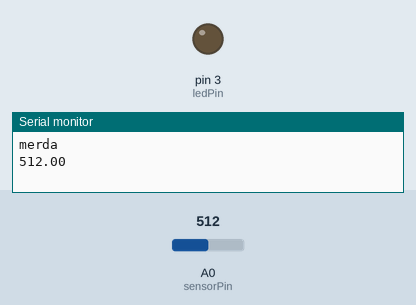
Recording of a sketch running on a simulated Arduino Uno, built with avr-gcc and run on an emulated ATmega328P. Shown: output pins drawn as LEDs (lit = HIGH), the last lines printed to the serial monitor. Inputs (shaded band) come from the test bench; at power-on: A0 (sensorPin) = 512.

Above: at 0.1 s.
At 39.1 s:
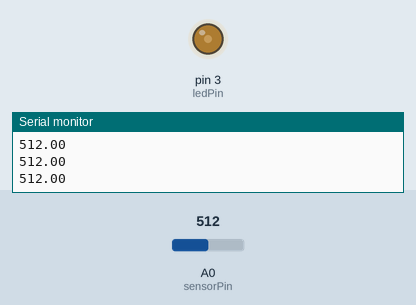
Timing chart, 0 to 40.0 s (numbered marks = the images above):
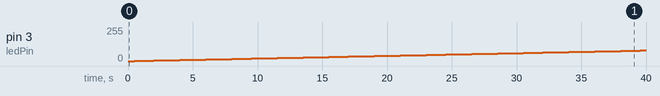

The sketch:

session3.ino
```cpp
/**************************************************************************
*
*                 Distributed Real-time Control Systems
*
*     Project:
*        - Real-Time Cooperative Decentralized Control of a Smart
* Office Illumination System
*
*     Authors:
*       - Pedro Gonçalo Mendes, 81046, pedrogoncalomendes@tecnico.ulisboa.pt
*       - Miguel Matos Malaca, 81702, miguelmmalaca@tecnico.ulisboa.pt
*
*                      1st semestre, 2018/19
*                   Instítuto Superior Técnico
*
*
**************************************************************************/


/**************************************************************************
*
*     Define Global variables
*
**************************************************************************/
const int ledPin= 3; // LED connected to digital pin 6 (PWM)
const int switchPin= 2; // LED connected to digital pin 2 (Switch state)
const int sensorPin= 0; // connect sensor to analog input 0

// the next two lines set the min and max delay between blinks
const int minDuration= 100; // minimumwaitbetweenblinks
const int maxDuration= 1000; // maximum wait between blinks
bool toggle = LOW; //initial state of LED - turn off (toggle is LOW (0))
int ct = 0;

unsigned long t_init;

const byte mask= B11111000;
// mask bits that are not prescale
int prescale = 1;
//fastest possible

/**************************************************************************
*
*     Function: setup()
*
*     Arguments: No arguments
*     Return value: No return value
*
*     Description:
*
**************************************************************************/
void setup()
{
  pinMode(ledPin, OUTPUT); // enable output on the led pin
  pinMode(switchPin, INPUT_PULLUP);
  Serial.begin(9600); // initializeSerial
  TCCR1B = (TCCR1B & mask) | prescale;
  Serial.println("merda");
}


/**************************************************************************
*
*     Function: verify_toggle()
*
*     Arguments: No arguments
*     Return value: No return value
*
*     Description:
*
**************************************************************************/
void verify_toggle()
{
   boolean aux1 = debounce_toggle();

   if (aux1 == 0 && ct == 0){
    toggle = !toggle;
    ct++;
   } else if (aux1 == 1) {
    ct = 0;
   }
}


/**************************************************************************
*
*     Function: debounce_toggle()
*
*     Arguments: No arguments
*     Return value: state of the toggle
*
*     Description:
*
**************************************************************************/
boolean  debounce_toggle()
{
    int debounceDelay = 100;

    boolean previousState;
    boolean state;

    // store switch state
    previousState= digitalRead(switchPin);

    for(int counter=0; counter < debounceDelay; counter++) {
      // wait for 1 millisecond
      delay(1);

      // read the pin
      state = digitalRead(switchPin);

      if( state!= previousState){
        // reset the counter if the state changes
        counter = 0;
        // and save the current state
        previousState = state;
      }
    }

    return state;

}


/**************************************************************************
*
*     Function: read_lux()
*
*     Arguments: No arguments
*     Return value: state of the toggle
*
*     Description:
*
**************************************************************************/
double read_lux(int rate)
{
  int R1 = 10000;
  float V_r, R_ldr;
  double i_lux;

  //Calibration of LDR
  float m = -0.3659;
  float b = 4.308;


  V_r = rate/205.205;
  R_ldr = (5.0-V_r)*(R1/V_r);
  i_lux = pow(10.0, ((log10(R_ldr)-b)/m ));
  // Serial.println("\n lux:");
  //Serial.println(V_r);
  // Serial.println(R_ldr);
  //Serial.println(i_lux);

  return i_lux;

}


/**************************************************************************
*
*     Function: change_led()
*
*     Arguments: No arguments
*     Return value: state of the toggle
*
*     Description:
*
**************************************************************************/
void change_led()
{
  double i_lux;
  int rate;
  double v_rate;
  int i;
  unsigned long t[1000];


  //test1
  //analogWrite(ledPin, 127); //duty cycle 50%
  //analogWrite(ledPin, 255); //escalao
/*
        //20
   for (i=0; i<100; i++){
      analogWrite(ledPin, 20); //steps
      rate = analogRead(sensorPin);
      t[i] = micros()- t_init;
      v_rate[i] = rate/205.205;
      Serial.println( v_rate[i]);
      Serial.println( t[i]);
   }
   analogWrite(ledPin, 0);
  delay(1000);

      //40
   for (i=100; i<200; i++){
      analogWrite(ledPin, 40); //steps
      rate = analogRead(sensorPin);
      t[i] = micros()- t_init;
      v_rate[i] = rate/205.205;
      Serial.println( v_rate[i]);
      Serial.println( t[i]);
   }
  analogWrite(ledPin, 0);
  delay(1000);

      //50
   for (i=200; i<300; i++){
      analogWrite(ledPin, 50); //steps
      rate = analogRead(sensorPin);
      t[i] = micros()- t_init;
      v_rate[i] = rate/205.205;
      Serial.println( v_rate[i]);
      Serial.println( t[i]);
   }
  analogWrite(ledPin, 0);
  delay(1000);

         //60
   for (i=300; i<400; i++){
      analogWrite(ledPin, 60); //steps
      rate = analogRead(sensorPin);
      t[i] = micros()- t_init;
      v_rate[i] = rate/205.205;
      Serial.println( v_rate[i]);
      Serial.println( t[i]);
   }
   analogWrite(ledPin, 0);
    delay(1000);
         //80
   for (i=400; i<500; i++){
      analogWrite(ledPin, 80); //steps
      rate = analogRead(sensorPin);
      t[i] = micros()- t_init;
      v_rate[i] = rate/205.205;
      Serial.println( v_rate[i]);
      Serial.println( t[i]);
   }
   analogWrite(ledPin, 0);
  delay(1000);

   //100
   for (i=500; i<600; i++){
      analogWrite(ledPin, 100); //steps
      rate = analogRead(sensorPin);
      t[i] = micros()- t_init;
      v_rate[i] = rate/205.205;
      Serial.println( v_rate[i]);
      Serial.println( t[i]);
   }
analogWrite(ledPin, 0);
  delay(1000);

        //120
   for (i=600; i<700; i++){
      analogWrite(ledPin, 120); //steps
      rate = analogRead(sensorPin);
      t[i] = micros()- t_init;
      v_rate[i] = rate/205.205;
      Serial.println( v_rate[i]);
      Serial.println( t[i]);
   }
   analogWrite(ledPin, 0);
  delay(1000);

   //140
   for (i=700; i<800; i++){
      analogWrite(ledPin, 140); //steps
      rate = analogRead(sensorPin);
      t[i] = micros()- t_init;
      v_rate[i] = rate/205.205;
      Serial.println( v_rate[i]);
      Serial.println( t[i]);
   }
   analogWrite(ledPin, 0);
  delay(1000);

   //150
   for (i=800; i<900; i++){
      analogWrite(ledPin, 150); //steps
      rate = analogRead(sensorPin);
      t[i] = micros()- t_init;
      v_rate[i] = rate/205.205;
      Serial.println( v_rate[i]);
      Serial.println( t[i]);
   }
   analogWrite(ledPin, 0);
  delay(1000);

   //160
   for (i=900; i<1000; i++){
      analogWrite(ledPin, 160); //steps
      rate = analogRead(sensorPin);
      t[i] = micros()- t_init;
      v_rate[i] = rate/205.205;
      Serial.println( v_rate[i]);
      Serial.println( t[i]);
   }
analogWrite(ledPin, 0);
  delay(1000);

    //180
   for (i=1000; i<1100; i++){
      analogWrite(ledPin, 180); //steps
      rate = analogRead(sensorPin);
      t[i] = micros()- t_init;
      v_rate[i] = rate/205.205;
      Serial.println( v_rate[i]);
      Serial.println( t[i]);
   }
   analogWrite(ledPin, 0);
  delay(1000);

   //200
   for (i=1100; i<1200; i++){
      analogWrite(ledPin, 200); //steps
      rate = analogRead(sensorPin);
      t[i] = micros()- t_init;
      v_rate[i] = rate/205.205;
      Serial.println( v_rate[i]);
      Serial.println( t[i]);
   }
   analogWrite(ledPin, 0);
  delay(1000);

   //225
   for (i=1200; i<1300; i++){
      analogWrite(ledPin, 225); //steps
      rate = analogRead(sensorPin);
      t[i] = micros()- t_init;
      v_rate[i] = rate/205.205;
      Serial.println( v_rate[i]);
      Serial.println( t[i]);
   }
analogWrite(ledPin, 0);
  delay(1000);
 //255
   for (i=1300; i<1400; i++){
      analogWrite(ledPin, 255); //steps
      rate = analogRead(sensorPin);
      t[i] = micros()- t_init;
      v_rate[i] = rate/205.205;
      Serial.println( v_rate[i]);
      Serial.println( t[i]);
   }


      //225
   for (i=750; i<800; i++){
      analogWrite(ledPin, 225); //steps
      rate = analogRead(sensorPin);
      t[i] = micros()- t_init;
      v_rate[i] = rate/205.205;
      Serial.println( v_rate[i]);
      Serial.println( t[i]);
   }

   //200
   for (i=800; i<850; i++){
      analogWrite(ledPin, 200); //steps
      rate = analogRead(sensorPin);
      t[i] = micros()- t_init;
      v_rate[i] = rate/205.205;
      Serial.println( v_rate[i]);
      Serial.println( t[i]);
   }

    //175
   for (i=850; i<900; i++){
      analogWrite(ledPin, 175); //steps
      rate = analogRead(sensorPin);
      t[i] = micros()- t_init;
      v_rate[i] = rate/205.205;
      Serial.println( v_rate[i]);
      Serial.println( t[i]);
   }

   //150
    for (i=900; i<950; i++){
      analogWrite(ledPin, 150); //steps
      rate = analogRead(sensorPin);
      t[i] = micros()- t_init;
      v_rate[i] = rate/205.205;
      Serial.println( v_rate[i]);
      Serial.println( t[i]);
    }


        //125
   for (i=950; i<1000; i++){
      analogWrite(ledPin, 125); //steps
      rate = analogRead(sensorPin);
      t[i] = micros()- t_init;
      v_rate[i] = rate/205.205;
      Serial.println( v_rate[i]);
      Serial.println( t[i]);
   }

   //100
   for (i=1000; i<1050; i++){
      analogWrite(ledPin, 100); //steps
      rate = analogRead(sensorPin);
      t[i] = micros()- t_init;
      v_rate[i] = rate/205.205;
      Serial.println( v_rate[i]);
      Serial.println( t[i]);
   }
         //75
   for (i=1050; i<1100; i++){
      analogWrite(ledPin, 75); //steps
      rate = analogRead(sensorPin);
      t[i] = micros()- t_init;
      v_rate[i] = rate/205.205;
      Serial.println( v_rate[i]);
      Serial.println( t[i]);
   }


   //50
   for (i=1100; i<1150; i++){
      analogWrite(ledPin, 50); //steps
      rate = analogRead(sensorPin);
      t[i] = micros()- t_init;
      v_rate[i] = rate/205.205;
      Serial.println( v_rate[i]);
      Serial.println( t[i]);
   }

        //25
   for (i=1150; i<1200; i++){
      analogWrite(ledPin, 25); //steps
      rate = analogRead(sensorPin);
      t[i] = micros()- t_init;
      v_rate[i] = rate/205.205;
      Serial.println( v_rate[i]);
      Serial.println( t[i]);
   }


  */


 /*  //255
   for (i=0; i<100; i++){
      analogWrite(ledPin, 255); //steps
      rate = analogRead(sensorPin);
      t[i] = micros()- t_init;
      v_rate[i] = rate/205.205;
      Serial.println( v_rate[i]);
      Serial.println( t[i]);
   }
   analogWrite(ledPin, 255);
  delay(1000);

      //225
   for (i=100; i<200; i++){
      analogWrite(ledPin, 225); //steps
      rate = analogRead(sensorPin);
      t[i] = micros()- t_init;
      v_rate[i] = rate/205.205;
      Serial.println( v_rate[i]);
      Serial.println( t[i]);
   }
          analogWrite(ledPin, 255);
  delay(1000);

   //200
   for (i=200; i<300; i++){
      analogWrite(ledPin, 200); //steps
      rate = analogRead(sensorPin);
      t[i] = micros()- t_init;
      v_rate[i] = rate/205.205;
      Serial.println( v_rate[i]);
      Serial.println( t[i]);
   }
   analogWrite(ledPin, 255);
  delay(1000);

    //175
   for (i=300; i<400; i++){
      analogWrite(ledPin, 175); //steps
      rate = analogRead(sensorPin);
      t[i] = micros()- t_init;
      v_rate[i] = rate/205.205;
      Serial.println( v_rate[i]);
      Serial.println( t[i]);
   }
   analogWrite(ledPin, 255);
  delay(1000);

   //150
    for (i=400; i<500; i++){
      analogWrite(ledPin, 150); //steps
      rate = analogRead(sensorPin);
      t[i] = micros()- t_init;
      v_rate[i] = rate/205.205;
      Serial.println( v_rate[i]);
      Serial.println( t[i]);
    }
   analogWrite(ledPin, 255);
  delay(1000);


        //125
   for (i=500; i<600; i++){
      analogWrite(ledPin, 125); //steps
      rate = analogRead(sensorPin);
      t[i] = micros()- t_init;
      v_rate[i] = rate/205.205;
      Serial.println( v_rate[i]);
      Serial.println( t[i]);
   }
      analogWrite(ledPin, 255);
  delay(1000);

   //100
   for (i=600; i<700; i++){
      analogWrite(ledPin, 100); //steps
      rate = analogRead(sensorPin);
      t[i] = micros()- t_init;
      v_rate[i] = rate/205.205;
      Serial.println( v_rate[i]);
      Serial.println( t[i]);
   }
      analogWrite(ledPin, 255);
  delay(1000);

         //75
   for (i=700; i<800; i++){
      analogWrite(ledPin, 75); //steps
      rate = analogRead(sensorPin);
      t[i] = micros()- t_init;
      v_rate[i] = rate/205.205;
      Serial.println( v_rate[i]);
      Serial.println( t[i]);
   }
   analogWrite(ledPin, 255);
  delay(1000);


   //50
   for (i=800; i<900; i++){
      analogWrite(ledPin, 50); //steps
      rate = analogRead(sensorPin);
      t[i] = micros()- t_init;
      v_rate[i] = rate/205.205;
      Serial.println( v_rate[i]);
      Serial.println( t[i]);
   }
      analogWrite(ledPin, 255);
  delay(1000);

   */
        //25
   for (i=0; i<256; i++){
      analogWrite(ledPin, i); //steps
      delay(100);
      rate = analogRead(sensorPin);
      //t[i] = micros()- t_init;
      v_rate = rate/205.205;
      Serial.println( rate);
      //Serial.println( t[i]);

   }


    analogWrite(ledPin, 0);

    delay(100000);

  /*
   for(i=0;i<250;i++){
      Serial.println( v_rat[i]);
   }
   for(i=0;i<200;i++){
      Serial.println( v_rate[i]);
   }
   for(i=0;i<250;i++){
      Serial.println( t1[i]);
   }
   for(i=0;i<200;i++){
      Serial.println( t2[i]);
   }*/
}


/**************************************************************************
*
*     Function: calculate_gain()
*
*     Arguments: No arguments
*     Return value: No return value
*
*     Description:
*
**************************************************************************/
float calculate_gain(int pwm_value)
{
  return 0.8511*pwm_value - 39.48;
}


/**************************************************************************
*
*     Function: calculate_t_const()
*
*     Arguments: No arguments
*     Return value: No return value
*
*     Description:
*
**************************************************************************/
float calculate_t_const(float rate)
{
  int R = 10000;
  float C = 10^-6;
  float R_ldr ;

  float V_r = rate/205.205;
  R_ldr = (5.0-V_r)*(R/V_r);

  return ((1/R)+(1/R_ldr))*C;

}


/**************************************************************************
*
*     Function: feedforward_control()
*
*     Arguments: No arguments
*     Return value: No return value
*
*     Description:
*
**************************************************************************/
int feedforward_control(float ill_des)
{

  float x = (ill_des + 39.48) / 0.8511;
  return int(x);
}


/**************************************************************************
*
*     Function: loop()
*
*     Arguments: No arguments
*     Return value: No return value
*
*     Description:
*
**************************************************************************/
void loop()
{
  //define varibles
float rate;
 //analogWrite(ledPin, 255);
 //delay(1000);

rate = analogRead(sensorPin);
 Serial.println(rate);

  t_init = micros();

  //verify_toggle();
  toggle=1;

  for(int i = 0; i < 256; i++){
    analogWrite(ledPin, i);
    delay(500);
    rate = analogRead(sensorPin);
    Serial.println(rate);

  }


  if(toggle) {
    //toggle is HIGH

    //change_led();

    //scales the blink rate between the min and max values
    //rate = map(rate, 0, 1023, minDuration, maxDuration);
    //rate = constrain(rate, minDuration,maxDuration); // saturate
    //Serial.println("\n Rate:");
    //Serial.println(rate); // print rate to serial monitor

  }else{
    //toggle is LOW - LED is turn off
     analogWrite(ledPin, 0);
  }


}
```

Measured:
- by itself, pin 3 (ledPin): moves from 0/255 to 79/255 over 39.0 s
